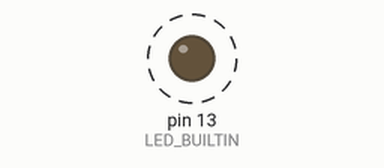
This sketch was run on a simulated Arduino Uno, built with avr-gcc and run on an emulated ATmega328P. Parts: output pins drawn as LEDs (lit = HIGH). Dashed ring = blinking. What the sketch prints to the serial monitor is not drawn.

Above: at 0.2 s.
Timing chart, 0 to 3.0 s (numbered marks = the images above):
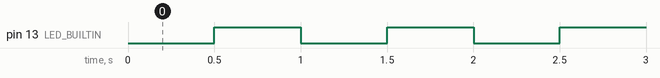

Measured:
- by itself, pin 13 (LED_BUILTIN): alternates HIGH for 0.50 s and LOW for 0.50 s

The sketch:

hw23.ino
```cpp
/* Homework  2,  Problem 3
 *    Use Arduino Serial.write functions to transmit binary values of x and y.
 *
 *    x,y are type unsigned int
 *
 *    Target Hardware: Arduino Uno, ATMega 328p
 *    Software:  Arduino 1.8.12
 *
 *
 *    Illustrates using milliseconds timer and time intervals to perform actions
 *    that require different time delays.
 */

// global constants
const unsigned long BLINK_INTERVAL = 500;           // unit: milliseconds
const unsigned long POSITION_UPDATE_INTERVAL = 300; // unit: milliseconds


int main()
{
  // local variables
  unsigned long blinkTime;                         // unit: milliseconds
  unsigned long xyTime;                            // unit: milliseconds
  int ledPinState;

  unsigned int x, y;

  init();

  Serial.begin(9600);
  pinMode(LED_BUILTIN, OUTPUT);
  ledPinState = 0;
  digitalWrite(LED_BUILTIN, ledPinState);
  blinkTime = millis();
  xyTime = millis();

  while(1)
  {
    if( (millis() - blinkTime) >= BLINK_INTERVAL)
    {
      ledPinState = ledPinState ^ 0x01;     // toggle state
      digitalWrite(LED_BUILTIN, ledPinState);
      blinkTime = millis();
    }

    if( (millis() - xyTime) >= POSITION_UPDATE_INTERVAL)
    {
      // initially tested with values x  = 0xABCD, y  = 0x1234
      // to confirm byte order of  transmission  and  reception
      x = 0xABCD; //(unsigned int)random(0, 513);
      y = 0x1234; //(unsigned int)random(0, 513);

      /* Directly access variable memory address
       *  cast to byte pointer and write 2 bytes
       *  sizeof(unsigned int) produced a value of 2 bytes
       */
      if(Serial.availableForWrite() > 3){
          Serial.write((byte*)&x,2);
          Serial.write((byte*)&y,2);
      }

      xyTime = millis();
    }
  }

  return 0;
}
```
